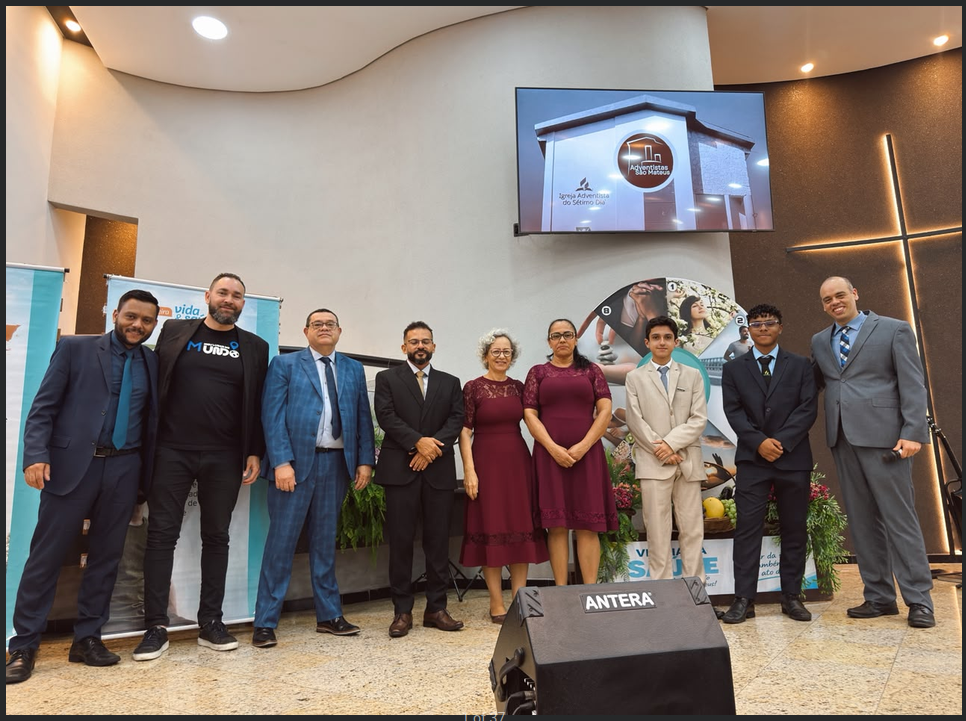
#> input picture .screenshots/to_sort/Screenshot from 2026-09-12 20-42-37.png, 966 x 721 px; its folder holds only this picture in this run
$ python collage.py
#> lines starting #> are read from the running program, lines starting #| are printed output that depends on the picture
import os
import glob
from PIL import Image, ImageDraw, ImageFont
import math

# Get the 36 screenshots
folder = '/home/felipe/mycodes/igreja/.screenshots/to_sort'
files = sorted(glob.glob(os.path.join(folder, '*.png')))

if not files:
    print("No files found!")
    exit(1)

# We want to make a grid. 36 images = 6x6 grid.
num_files = len(files)
cols = 6
rows = math.ceil(num_files / cols)

# Target size for each thumbnail
thumb_width = 400
thumb_height = 800

# Total collage size
collage_width = cols * thumb_width
collage_height = rows * thumb_height

collage = Image.new('RGB', (collage_width, collage_height), color='black')
#> collage: PIL image 2400x800 RGB; every value is 0

# Try to use a default font, otherwise default to basic
try:
    font = ImageFont.truetype("/usr/share/fonts/truetype/dejavu/DejaVuSans-Bold.ttf", 60)
except:
    font = ImageFont.load_default()

for i, filepath in enumerate(files):
    try:
        img = Image.open(filepath)
#> img is the input picture: PIL image 966x721 RGBA; mean R, G, B, A 130.6, 118.5, 111.2, 255
        # Resize/crop to thumbnail size while maintaining aspect ratio
        img.thumbnail((thumb_width, thumb_height), Image.Resampling.LANCZOS)
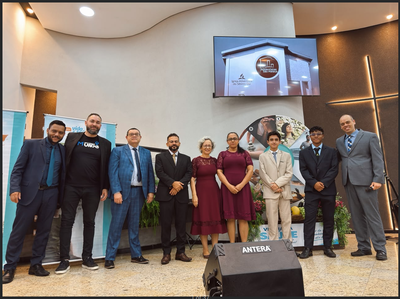
#> img: PIL image 400x299 RGBA; mean R, G, B, A 130.6, 118.5, 111.2, 255

        # Center the thumbnail in its grid cell
        x_offset = (i % cols) * thumb_width + (thumb_width - img.width) // 2
#> x_offset = 0
        y_offset = (i // cols) * thumb_height + (thumb_height - img.height) // 2
#> y_offset = 250

        # Paste image
        collage.paste(img, (x_offset, y_offset))
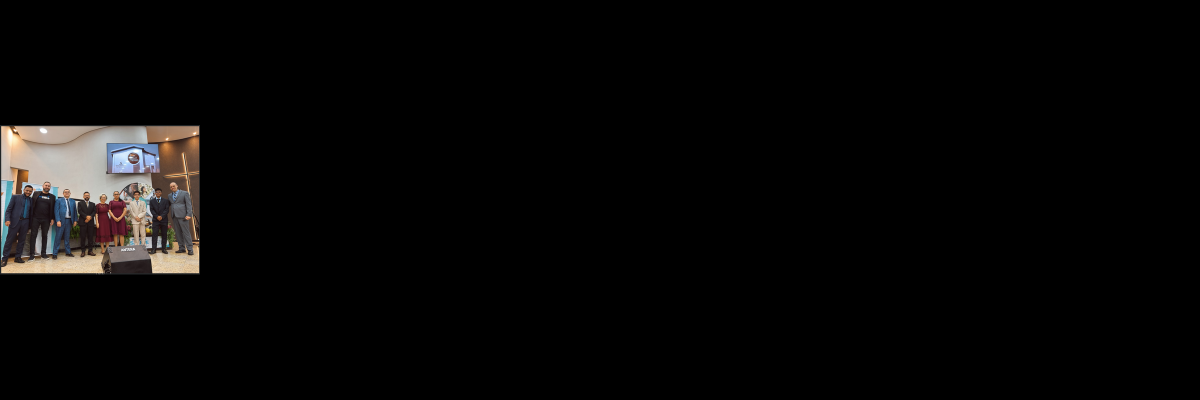
#> collage: PIL image 2400x800 RGB (shown at 1/2 size); mean R, G, B 8.1, 7.4, 6.9

        # Draw a big red rectangle with the number on top left
        draw = ImageDraw.Draw(collage)
        text = str(i + 1)
        # Draw red box
        box_x = (i % cols) * thumb_width
        box_y = (i // cols) * thumb_height
        draw.rectangle([box_x, box_y, box_x + 100, box_y + 100], fill="red")
        # Draw text
        draw.text((box_x + 20, box_y + 20), text, fill="white", font=font)

    except Exception as e:
        print(f"Error processing {filepath}: {e}")

output_path = '/home/felipe/mycodes/igreja/.screenshots/collage.png'
collage.save(output_path)
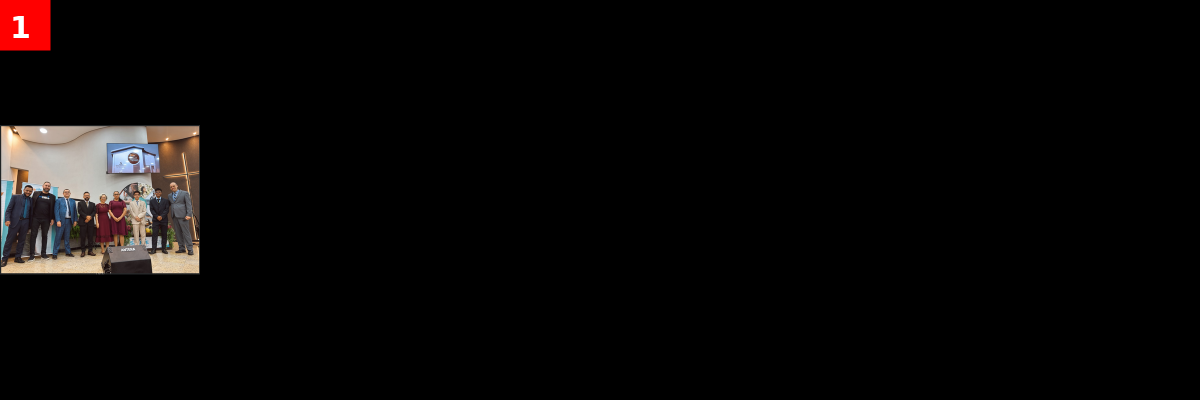
#> saved as collage.png: PIL image 2400x800 RGB (shown at 1/2 size); mean R, G, B 9.5, 7.5, 7
print(f"Collage saved to {output_path} with {num_files} images.")

$ run again, on .screenshots/to_sort/Screenshot from 2026-09-12 20-42-48.png
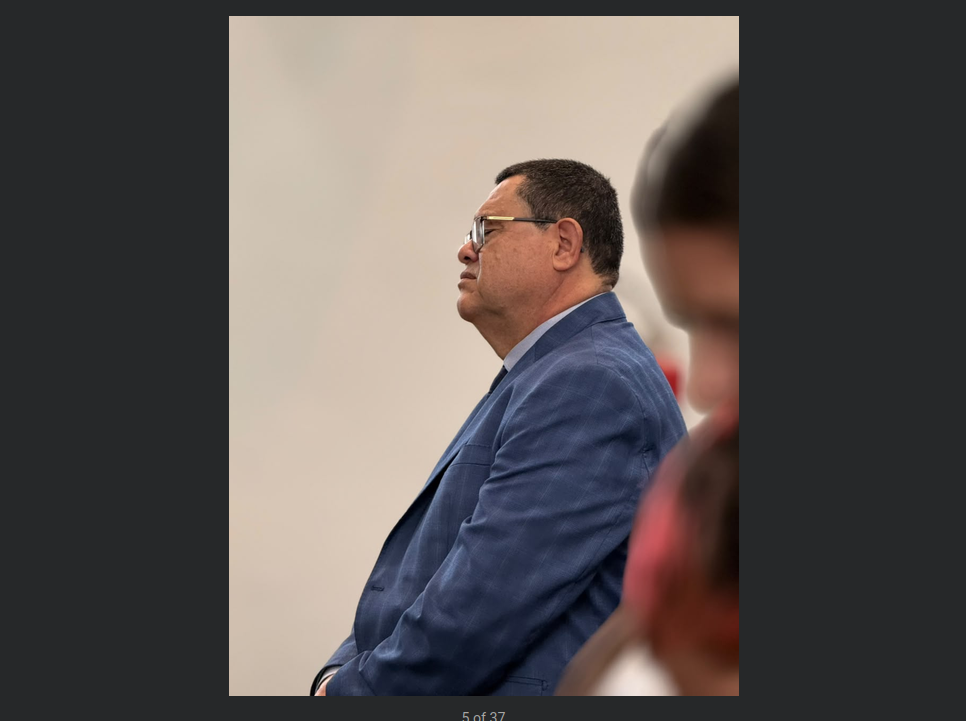
#> input picture .screenshots/to_sort/Screenshot from 2026-09-12 20-42-48.png, 966 x 721 px
#> img is the input picture: PIL image 966x721 RGBA; mean R, G, B, A 92.4, 85.9, 83.8, 255
#> img: PIL image 400x299 RGBA
#> `collage.paste(img, (x_offset, y_offset))`:
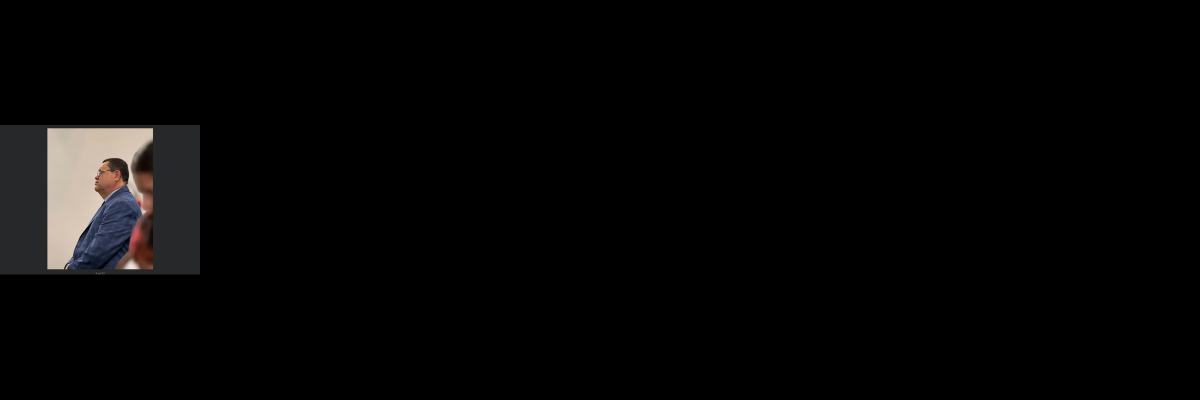
#> collage: PIL image 2400x800 RGB (shown at 1/2 size); mean R, G, B 5.8, 5.4, 5.2
#> `collage.save(output_path)`:
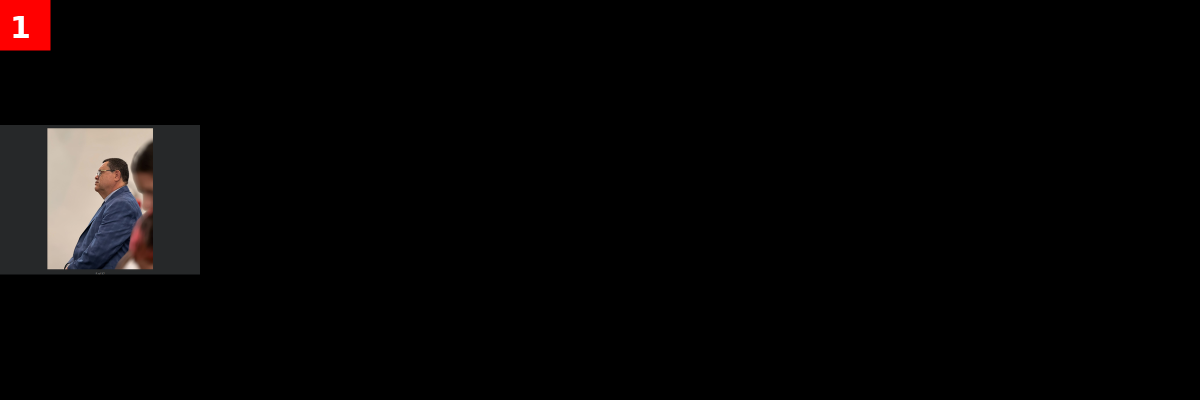
#> saved as collage.png: PIL image 2400x800 RGB (shown at 1/2 size); mean R, G, B 7.1, 5.4, 5.3

$ run again, on .screenshots/to_sort/Screenshot from 2026-09-12 20-42-49.png
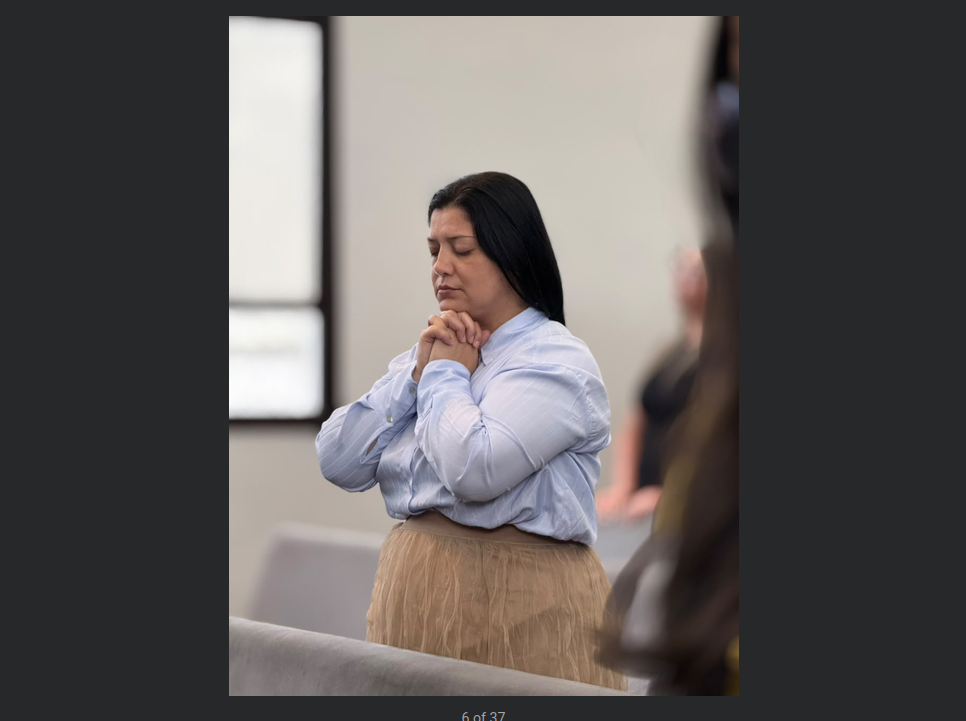
#> input picture .screenshots/to_sort/Screenshot from 2026-09-12 20-42-49.png, 966 x 721 px
#> img is the input picture: PIL image 966x721 RGBA; mean R, G, B, A 97, 93.3, 91.8, 255
#> img: PIL image 400x299 RGBA
#> `collage.paste(img, (x_offset, y_offset))`:
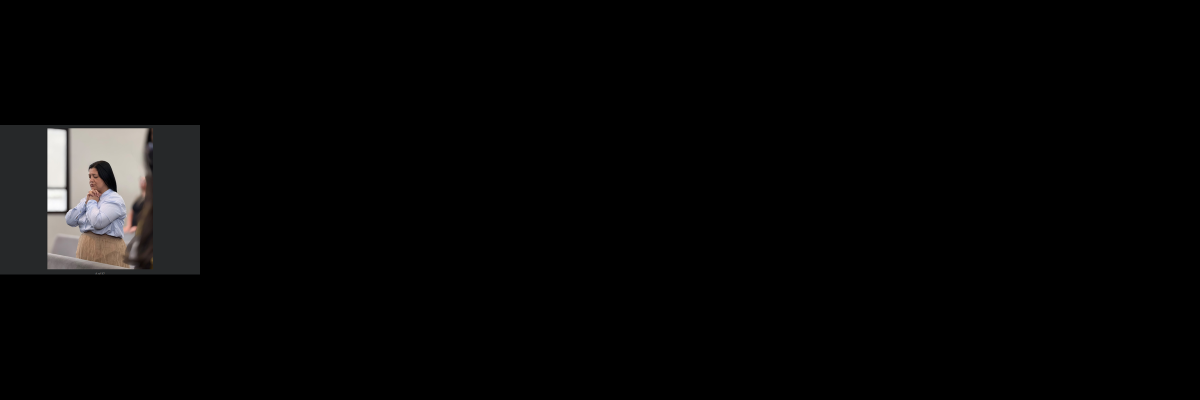
#> collage: PIL image 2400x800 RGB (shown at 1/2 size); mean R, G, B 6, 5.8, 5.7
#> `collage.save(output_path)`:
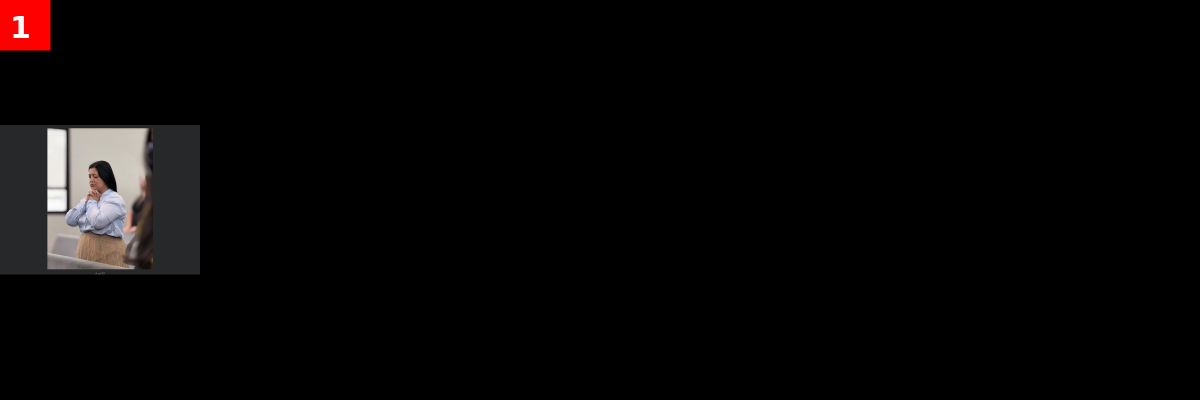
#> saved as collage.png: PIL image 2400x800 RGB (shown at 1/2 size); mean R, G, B 7.4, 5.9, 5.8

$ run again, on .screenshots/to_sort/Screenshot from 2026-09-12 20-42-50.png
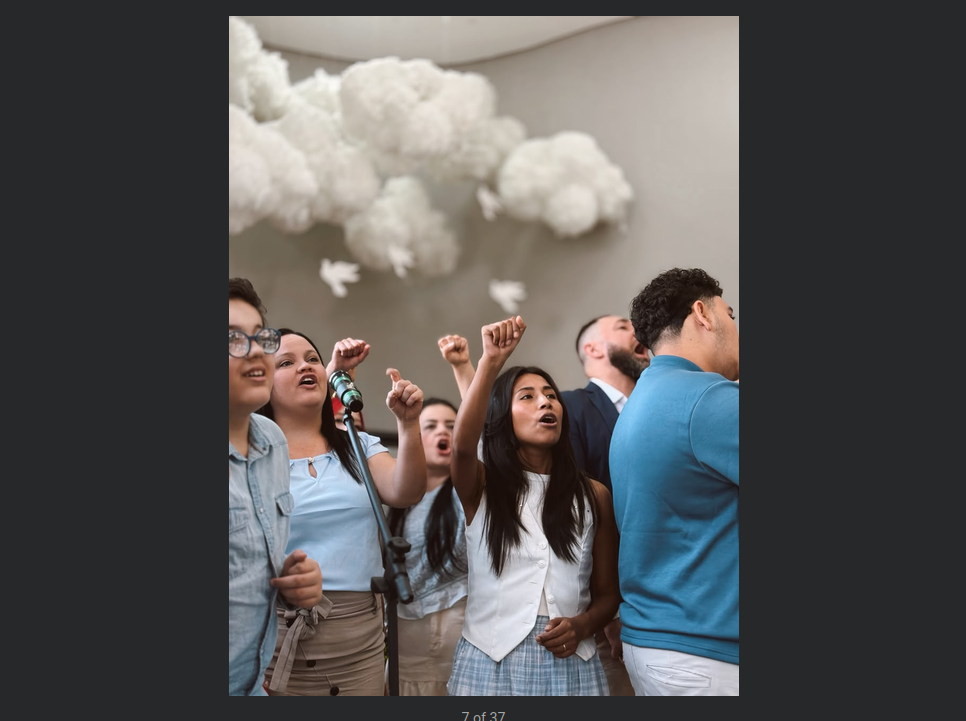
#> input picture .screenshots/to_sort/Screenshot from 2026-09-12 20-42-50.png, 966 x 721 px
#> img is the input picture: PIL image 966x721 RGBA; mean R, G, B, A 88.1, 87.1, 86.3, 255
#> img: PIL image 400x299 RGBA
#> `collage.paste(img, (x_offset, y_offset))`:
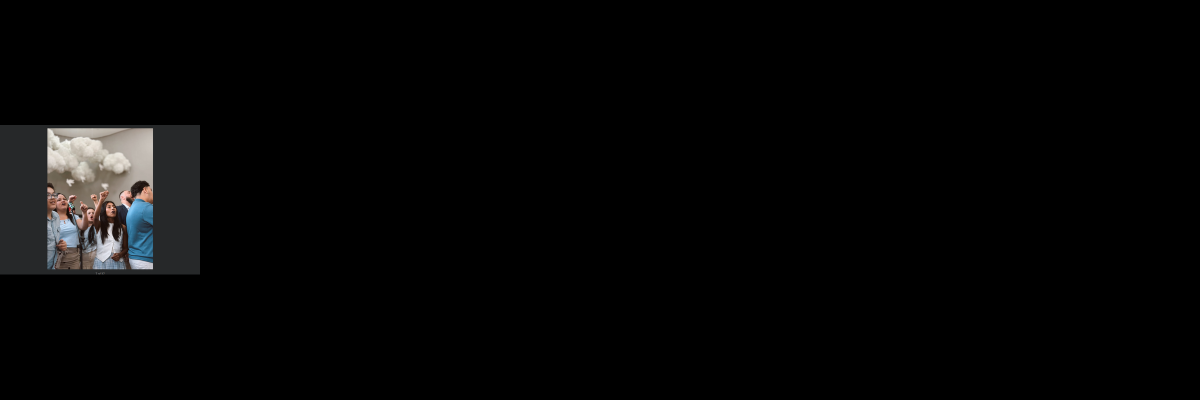
#> collage: PIL image 2400x800 RGB (shown at 1/2 size); mean R, G, B 5.5, 5.4, 5.4
#> `collage.save(output_path)`:
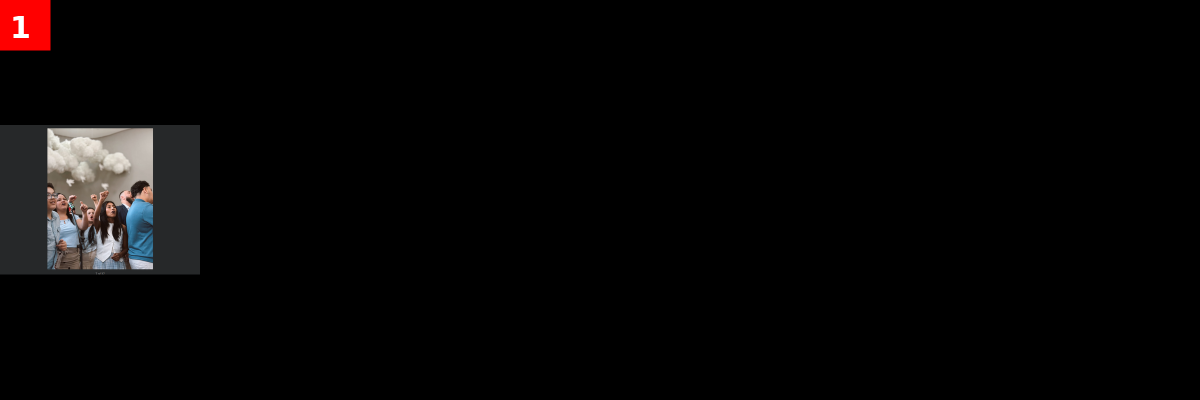
#> saved as collage.png: PIL image 2400x800 RGB (shown at 1/2 size); mean R, G, B 6.8, 5.5, 5.5

$ run again, on .screenshots/to_sort/Screenshot from 2026-09-12 20-42-40.png
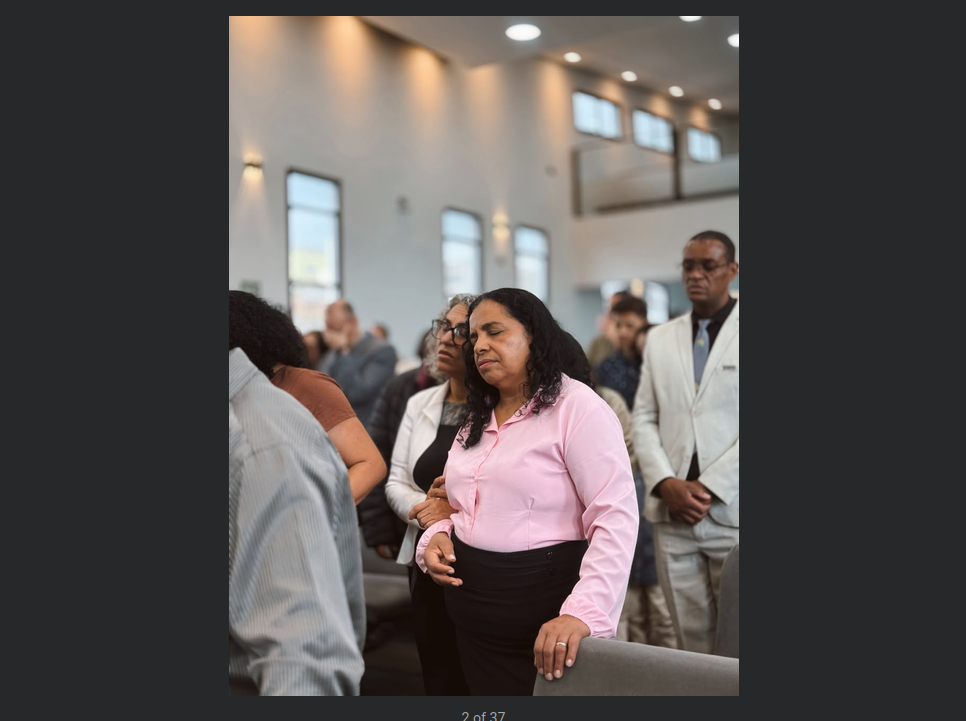
#> input picture .screenshots/to_sort/Screenshot from 2026-09-12 20-42-40.png, 966 x 721 px
#> img is the input picture: PIL image 966x721 RGBA; mean R, G, B, A 89.3, 84.5, 82.8, 255
#> img: PIL image 400x299 RGBA
#> `collage.paste(img, (x_offset, y_offset))`:
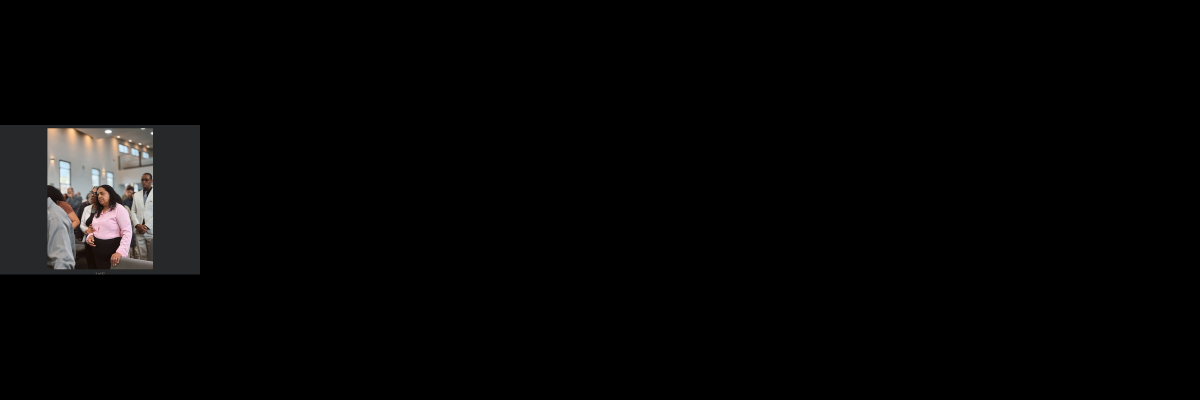
#> collage: PIL image 2400x800 RGB (shown at 1/2 size); mean R, G, B 5.6, 5.3, 5.2
#> `collage.save(output_path)`:
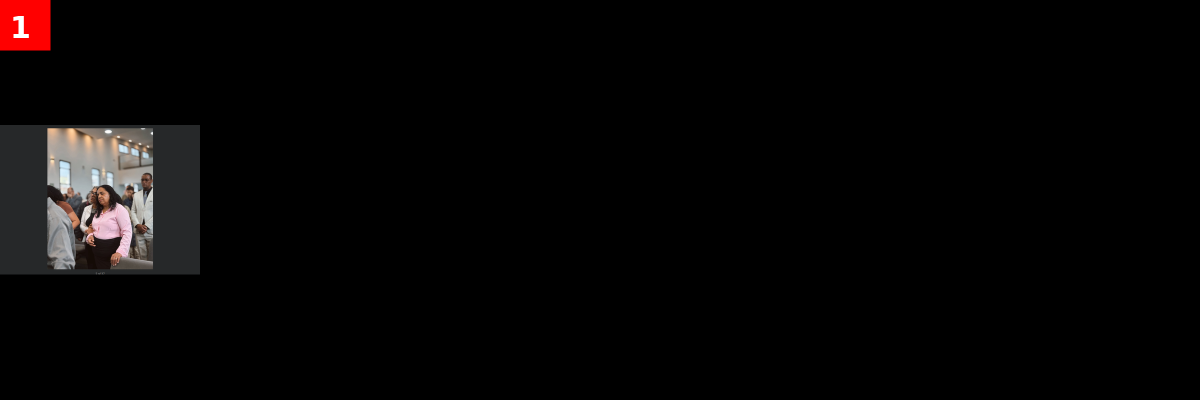
#> saved as collage.png: PIL image 2400x800 RGB (shown at 1/2 size); mean R, G, B 6.9, 5.4, 5.3
